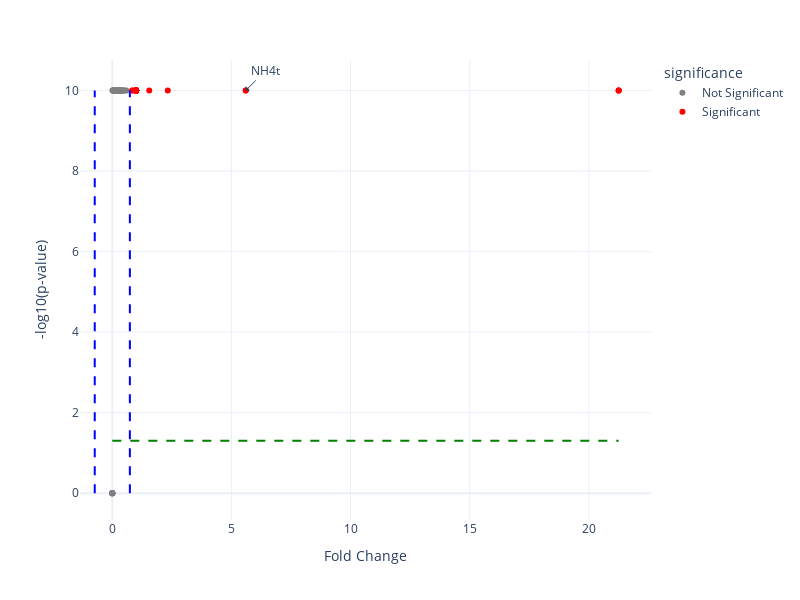

The cell this chart's notebook holds for it:
### Markdown cell above
### Volcano plot of the differential flux analysis results

Volcano plot with Fold Change on the x-axis and -log10(p_value) on the y-axis. Users can provide a reactions list in the `annotate` parameter, to show reaction IDs on the plot. Also, lines showing the significance cutoffs may optionally be added, when providing `p_value_cutoff`, `fold_change_cutoff` and `show_cutoff_lines`.

### Code cell
reactions_to_annotate = ["NH4t"]

plot_volcano(pval_dict,
             fold_change_dict,
             p_value_cutoff = 0.05,
             fold_change_cutoff = 0.6,
             annotate = reactions_to_annotate,
             width = 800,
             height = 600,
             title = "",
             show_cutoff_lines = True)

### Figure 1 — Plotly figure (JSON) as saved in the notebook; plotly's stock layout.template omitted (floating-point values rounded to 4 significant figures)
{"data": [{"customdata": [["PFK"], ["PGI"], ["PGK"], ["PGL"], ["PGM"], ["ACONTa"], ["ACONTb"], ["ATPM"], ["AKGDH"], ["ATPS4r"], ["CO2t"], ["RPE"], ["CS"], ["RPI"], ["CYTBD"], ["ENO"], ["SUCDi"], ["SUCOAS"], ["TALA"], ["TKT1"], ["TKT2"], ["TPI"], ["EX_co2_e"], ["EX_fru_e"], ["EX_fum_e"], ["EX_glc__D_e"], ["EX_gln__L_e"], ["EX_h_e"], ["EX_h2o_e"], ["EX_mal__L_e"], ["EX_o2_e"], ["FBA"], ["FRD7"], ["FRUpts2"], ["FUM"], ["FUMt2_2"], ["G6PDH2r"], ["GAPD"], ["GLCpts"], ["GLNabc"], ["GND"], ["H2Ot"], ["ICDHyr"], ["MALt2_2"], ["NADH16"], ["O2t"], ["PDH"]], "hovertemplate": "significance=Not Significant<br>fold_change=%{x}<br>-log10_pval=%{y}<br>reaction=%{customdata[0]}<extra></extra>", "legendgroup": "Not Significant", "marker": {"color": "gray", "symbol": "circle"}, "mode": "markers", "name": "Not Significant", "orientation": "v", "showlegend": true, "type": "scatter", "x": [0.5134, 0.5885, 0.05329, 0.2412, 0.1274, 0.3563, 0.3563, 0.4936, 0.3035, 0.09854, 0.2535, 0.3812, 0.3563, 0.03333, 0.3403, 0.1274, 0.3264, 0.3035, 0.3107, 0.3107, 0.4522, 0.01227, 0.2535, 0, 0, 0.04104, 0, 0.4183, 0.1363, 0, 0.3403, 0.01227, 0, 0, 0.3264, 0, 0.2412, 0.05329, 0.04104, 0, 0.2412, 0.1363, 0.2073, 0, 0.342, 0.3403, 0.2673], "xaxis": "x", "y": [10, 10, 10, 10, 10, 10, 10, 10, 10, 10, 10, 10, 10, 10, 10, 10, 10, 10, 10, 10, 10, 10, 10, -4.343e-11, -4.343e-11, 10, -4.343e-11, 10, 10, -4.343e-11, 10, 10, -4.343e-11, -4.343e-11, 10, -4.343e-11, 10, 10, 10, -4.343e-11, 10, 10, 10, -4.343e-11, 10, 10, 10], "yaxis": "y"}, {"customdata": [["PFL"], ["ACALD"], ["AKGt2r"], ["PIt2r"], ["ALCD2x"], ["ACALDt"], ["ACKr"], ["PPC"], ["PPCK"], ["ACt2r"], ["PPS"], ["ADK1"], ["PTAr"], ["PYK"], ["BIOMASS_Ecoli_core_w_GAM"], ["PYRt2"], ["SUCCt2_2"], ["D_LACt2"], ["SUCCt3"], ["ETOHt2r"], ["THD2"], ["EX_ac_e"], ["EX_acald_e"], ["EX_akg_e"], ["EX_etoh_e"], ["EX_for_e"], ["EX_glu__L_e"], ["EX_lac__D_e"], ["EX_nh4_e"], ["EX_pi_e"], ["EX_pyr_e"], ["EX_succ_e"], ["FBP"], ["FORt2"], ["FORt"], ["GLNS"], ["GLUDy"], ["GLUN"], ["GLUSy"], ["GLUt2r"], ["ICL"], ["LDH_D"], ["MALS"], ["MDH"], ["ME1"], ["ME2"], ["NADTRHD"], ["NH4t"]], "hovertemplate": "significance=Significant<br>fold_change=%{x}<br>-log10_pval=%{y}<br>reaction=%{customdata[0]}<extra></extra>", "legendgroup": "Significant", "marker": {"color": "red", "symbol": "circle"}, "mode": "markers", "name": "Significant", "orientation": "v", "showlegend": true, "type": "scatter", "x": [0.9987, 0.9988, 0.9987, 21.25, 0.9988, 0.9988, 0.9987, 0.8483, 0.999, 0.9987, 0.9992, 0.9992, 0.9987, 0.8315, 21.25, 0.9988, 0.999, 0.9988, 0.999, 0.9988, 0.998, 0.9987, 0.9988, 0.9987, 0.9988, 0.9987, 0.9988, 0.9988, 5.6, 21.25, 0.9988, 0.9989, 0.9989, 0.9989, 0.9989, 0.9867, 1.551, 0.9991, 0.9991, 0.9988, 0.9922, 0.9988, 0.9922, 2.329, 0.9983, 0.9978, 0.9991, 5.6], "xaxis": "x", "y": [10, 10, 10, 10, 10, 10, 10, 10, 10, 10, 10, 10, 10, 10, 10, 10, 10, 10, 10, 10, 10, 10, 10, 10, 10, 10, 10, 10, 10, 10, 10, 10, 10, 10, 10, 10, 10, 10, 10, 10, 10, 10, 10, 10, 10, 10, 10, 10], "yaxis": "y"}], "layout": {"annotations": [{"arrowhead": 1, "ax": 20, "ay": -20, "showarrow": true, "text": "NH4t", "x": 5.6, "y": 10}], "height": 600, "legend": {"title": {"text": "significance"}, "tracegroupgap": 0}, "margin": {"t": 60}, "shapes": [{"line": {"color": "blue", "dash": "dash"}, "type": "line", "x0": -0.737, "x1": -0.737, "y0": 0, "y1": 10}, {"line": {"color": "blue", "dash": "dash"}, "type": "line", "x0": 0.737, "x1": 0.737, "y0": 0, "y1": 10}, {"line": {"color": "green", "dash": "dash"}, "type": "line", "x0": 0, "x1": 21.25, "y0": 1.301, "y1": 1.301}], "width": 800, "xaxis": {"anchor": "y", "domain": [0, 1], "title": {"text": "Fold Change"}}, "yaxis": {"anchor": "x", "domain": [0, 1], "title": {"text": "-log10(p-value)"}}}}
